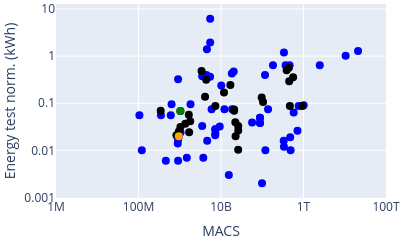

The notebook cell this image was saved under:
### Code cell
# type scale axes
type_xaxes = 'log'
type_yaxes = 'log'

# axes labels
x_axes_lab = 'MACS'
y_axes_lab = 'Energy test norm. (kWh)'

# which column to consider for the dataframes
df_x = 'macs'
df_y = 'energy_test_normalized'

figure=1
title = f'plots/macs_energy_test.pdf'
text = 'code'

# figure = figure + 1

# scatter_compare(df_e_22, df_e_23, df_x, df_y, x_axes_lab, y_axes_lab, text, title, x_axes_lab_2=x_axes_lab_2, type_xaxes=type_xaxes, type_yaxes=type_yaxes, add_base=True, comp_22_23=True)
scatter_bothyears(df_e_24, df_e_23, df_x, df_y, x_axes_lab, y_axes_lab, text, title, type_xaxes=type_xaxes, type_yaxes=type_yaxes, x_range=[6,14], save=True, legend=False)

### Figure 1 — Plotly figure (JSON) as saved in the notebook; plotly's stock layout.template omitted (floating-point values rounded to 4 significant figures)
{"data": [{"marker": {"color": "blue", "size": 8}, "mode": "markers", "name": "Entries 2023", "text": ["Baseline_task4a_1", "Baseline_task4a_2", "Li_USTC_task4a_1", "Li_USTC_task4a_2", "Li_USTC_task4a_5", "Li_USTC_task4a_7", "Liu_NSYSU_task4a_1", "Liu_NSYSU_task4a_2", "Liu_NSYSU_task4a_3", "Liu_NSYSU_task4a_4", "Liu_NSYSU_task4a_5", "Lee_CAUET_task4a_1", "Lee_CAUET_task4a_2", "Cheimariotis_DUTH_task4a_1", "Cheimariotis_DUTH_task4a_2", "Xiao_FMSG_task4a_1", "Xiao_FMSG_task4a_2", "Xiao_FMSG_task4a_3", "Xiao_FMSG_task4a_4", "Xiao_FMSG_task4a_5", "Xiao_FMSG_task4a_6", "Xiao_FMSG_task4a_7", "Xiao_FMSG_task4a_8", "Guan_HIT_task4a_1", "Guan_HIT_task4a_2", "Guan_HIT_task4a_3", "Guan_HIT_task4a_5", "Wang_XiaoRice_task4a_1", "Wang_XiaoRice_task4a_2", "Wang_XiaoRice_task4a_3", "Zhang_IOA_task4a_1", "Zhang_IOA_task4a_2", "Zhang_IOA_task4a_3", "Zhang_IOA_task4a_5", "Zhang_IOA_task4a_6", "Zhang_IOA_task4a_7", "Wu_NCUT_task4a_1", "Wu_NCUT_task4a_2", "Barahona_AUDIAS_task4a_1", "Barahona_AUDIAS_task4a_3", "Barahona_AUDIAS_task4a_5", "Barahona_AUDIAS_task4a_7", "Gan_NCUT_task4a_1", "Gan_NCUT_task4a_2", "Gan_NCUT_task4a_3", "Liu_SRCN_task4a_1", "Liu_SRCN_task4a_2", "Liu_SRCN_task4a_3", "Liu_SRCN_task4a_4", "Kim_GIST-HanwhaVision_task4a_1", "Kim_GIST-HanwhaVision_task4a_2", "Kim_GIST-HanwhaVision_task4a_3", "Kim_GIST-HanwhaVision_task4a_4", "Kim_GIST-HanwhaVision_task4a_5", "Kim_GIST-HanwhaVision_task4a_6", "Wenxin_TJU_task4a_1", "Wenxin_TJU_task4a_2", "Wenxin_TJU_task4a_3", "Wenxin_TJU_task4a_5", "Wenxin_TJU_task4a_7"], "type": "scatter", "x": [930902000, 948793000, 714906000000, 476604000000, 119151000000, 15481000000, 5470000000, 5470000000, 4632000000, 911717000, 4558000000, 331754000000, 335673000000, 3497000000, 3497000000, 120350000, 3726000000, 1483000000, 459620000, 9322000000, 12125000000, 5917000000, 18646000000, 88200000000, 88200000000, 88200000000, 88200000000, 105200000, 606000000, 350000000, 10518000000000, 2480000000000, 21036000000000, 460000000000, 368000000000, 182000000000, 98754000000, 487389000000, 1824000000, 633627000, 5432000000, 4426000000, 911727000, 56778000000, 138254000000, 765529000000, 578115000000, 1011000000000, 896000000, 7234000000, 7300000000, 7300000000, 7300000000, 335800000000, 116800000000, 20320000000, 10160000000, 18288000000, 1045000000, 911727000], "xaxis": "x", "y": [0.019, 0.02, 0.026, 0.019, 0.01, 0.003, 6.24, 1.957, 0.016, 0.325, 1.399, 0.016, 0.012, 0.033, 0.375, 0.01, 0.007, 0.007, 0.006, 0.032, 0.075, 0.075, 0.075, 0.038, 0.038, 0.049, 0.049, 0.056, 0.056, 0.056, 1.024, 0.64, 1.28, 0.64, 0.64, 0.64, 0.002, 0.01, 0.095, 0.095, 0.365, 0.4, 0.006, 0.039, 0.075, 0.087, 0.064, 0.091, 0.014, 0.021, 0.028, 0.023, 0.028, 1.195, 0.398, 0.474, 0.237, 0.427, 0.024, 0.017], "yaxis": "y"}, {"marker": {"color": "black", "size": 8}, "mode": "markers", "name": "Entries 2024", "text": ["Schmid_CPJKU_task4_4", "Schmid_CPJKU_task4_3", "Schmid_CPJKU_task4_2", "Nam_KAIST_task4_4", "Nam_KAIST_task4_3", "Nam_KAIST_task4_2", "Nam_KAIST_task4_1", "Chen_NCUT_task4_4", "Chen_CHT_task4_3", "Zhang_BUPT_task4_1", "Chen_CHT_task4_1", "Kim_GIST-HanwhaVision_task4_1", "Chen_CHT_task4_2", "Kim_GIST-HanwhaVision_task4_4", "Kim_GIST-HanwhaVision_task4_2", "Chen_NCUT_task4_3", "Huang_SJTU_task4_4", "Chen_NCUT_task4_1", "LEE_KT_task4_4", "Chen_CHT_task4_4", "Chen_NCUT_task4_2", "LEE_KT_task4_1", "LEE_KT_task4_3", "XIAO_FMSG-JLESS_task4_4", "LEE_KT_task4_2", "Baseline 2024", "XIAO_FMSG-JLESS_task4_3", "XIAO_FMSG-JLESS_task4_2", "Lyu_SCUT_task4_2", "Lyu_SCUT_task4_1", "Niu_XJU_task4_1", "XIAO_FMSG-JLESS_task4_1", "Huang_SJTU_task4_2", "Huang_SJTU_task4_1", "Huang_SJTU_task4_3"], "type": "scatter", "x": [450300000000, 560410000000, 22590000000, 441395000000, 390250000000, 26085000000, 26085000000, 4104000000, 202214000000, 831000000, 45259000000, 7304359968, 202768000000, 934958075904, 467479037952, 1362000000, 1688000000, 950200000, 104724000000, 111214000000, 1792000000, 26181000000, 96896000000, 4380000000, 22267000000, 1036000000, 345260000, 1659000000, 20730000000, 20822000000, 1431000000, 1035000000, 16880000000, 11816000000, 3376000000], "xaxis": "x", "y": [0.2929, 0.3554, 0.02005, 0.5684, 0.5008, 0.01031, 0.03305, 0.138, null, 0.02096, null, 0.08771, null, 0.08771, 0.08771, 0.0368, 0.02429, 0.0253, 0.1062, null, 0.0414, 0.02656, 0.1323, 0.3157, 0.03961, 0.0682, 0.06953, 0.05702, 0.0733, 0.06896, null, 0.03129, 0.2429, 0.1701, 0.4859], "yaxis": "y"}, {"marker": {"color": "green", "size": 8}, "mode": "markers", "name": "Baseline 2024", "text": ["Baseline 2024"], "type": "scatter", "x": [1036000000], "xaxis": "x", "y": [0.0682], "yaxis": "y"}, {"marker": {"color": "orange", "size": 8}, "mode": "markers", "name": "Baseline 2023", "text": ["Baseline_task4a_2"], "type": "scatter", "x": [948793000], "xaxis": "x", "y": [0.02], "yaxis": "y"}], "layout": {"height": 200, "legend": {"x": 0.99, "xanchor": "right", "y": 0.99, "yanchor": "top"}, "margin": {"b": 0, "l": 0, "r": 0, "t": 0}, "showlegend": false, "width": 400, "xaxis": {"anchor": "y", "domain": [0, 1], "range": [6, 14], "title": {"text": "MACS"}, "type": "log"}, "yaxis": {"anchor": "x", "domain": [0, 1], "range": [null, null], "title": {"text": "Energy test norm. (kWh)"}, "type": "log"}}}
